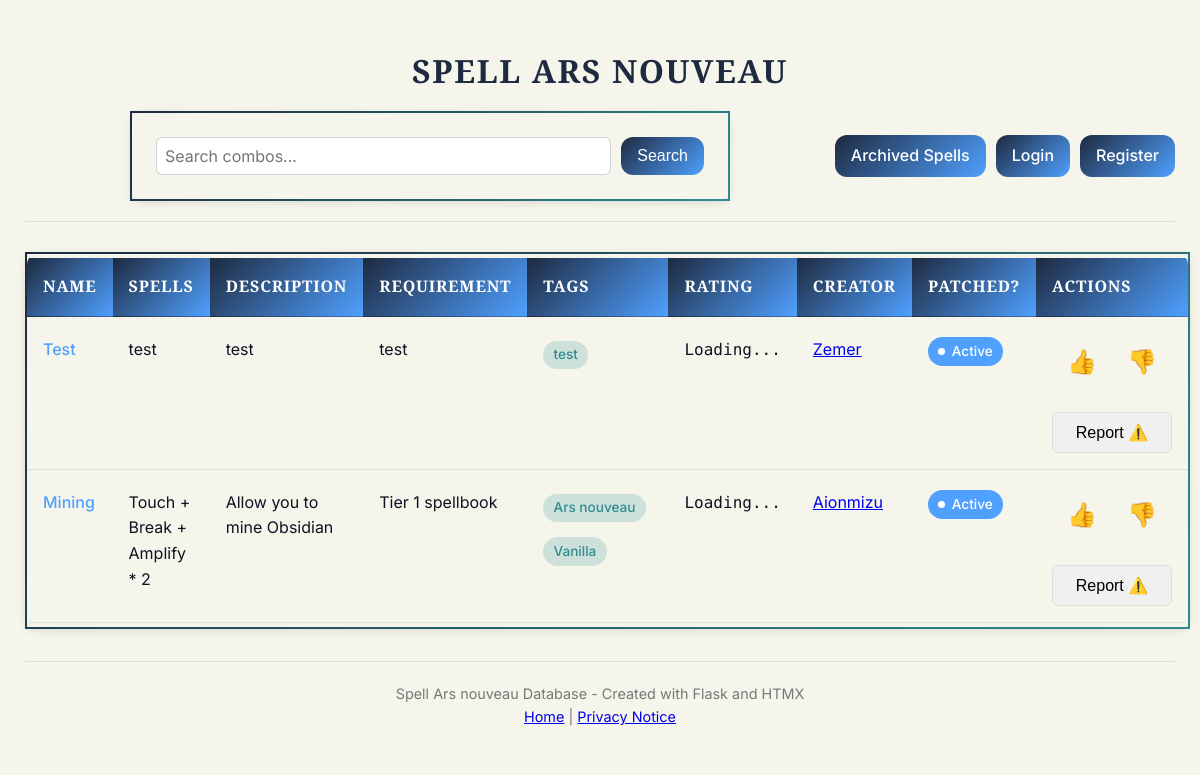
The page / on the database its author committed.
### tables this page shows
CREATE TABLE combos (
    id INTEGER PRIMARY KEY AUTOINCREMENT,
    name TEXT NOT NULL,
    spells TEXT NOT NULL,
    description TEXT,
    requirement TEXT,
    tags TEXT,
    creator TEXT,
    created_at DATETIME DEFAULT CURRENT_TIMESTAMP,
    patched BOOLEAN DEFAULT 0
);

### app.py (the view)
@app.route('/')
def index():
    db = get_db()
    search_query = request.args.get('search', '')
    if search_query:
        query = """
        SELECT * FROM combos
        WHERE (name LIKE ?
           OR spells LIKE ?
           OR description LIKE ?
           OR tags LIKE ?)
           AND patched = 0
        ORDER BY created_at DESC
        """
        search_param = f'%{search_query}%'
        combos = db.execute(query, (search_param, search_param, search_param, search_param)).fetchall()
    else:
        combos = db.execute("SELECT * FROM combos WHERE patched = 0 ORDER BY created_at DESC").fetchall()
    return render_template('index.html', combos=combos, search_query=search_query)

### app.py (called while the page is built)
def get_db():
    db = getattr(g, '_database', None)
    if db is None:
        db = g._database = sqlite3.connect(app.config['DATABASE'])
        db.row_factory = sqlite3.Row
        db.execute("PRAGMA journal_mode=WAL;")
        db.execute("PRAGMA busy_timeout=5000;")
        db.execute("PRAGMA foreign_keys=ON;")
    return db

@app.teardown_appcontext
def close_connection(exception):
    db = getattr(g, '_database', None)
    if db is not None:
        db.close()

### templates/index.html (shortened to what this page needs)
<!DOCTYPE html>
<html lang="en">
<head>
    <link rel="stylesheet" href="{{ url_for('static', filename='styles.css') }}">
</head>
<body>
    <header>
        <h1>Spell Ars Nouveau</h1>
        <div class="header-actions">
            <form action="{{ url_for('index') }}" method="GET" class="search-form">
                <input type="text" name="search" placeholder="Search combos..." value="{{ search_query or '' }}">
                <button type="submit" class="button">Search</button>
            </form>
            <div class="auth-buttons">
                <a href="{{ url_for('archive') }}" class="button">Archived Spells</a>
                {% if current_user.is_authenticated %}
                    <span class="user-greeting">Hello, {{ current_user.username }}!</span>
                    <a href="{{ url_for('profile', username=current_user.username) }}" class="button">My Profile</a>
                    <a href="{{ url_for('add_combo') }}" class="button">Add New Combo</a>
                    <a href="{{ url_for('logout') }}" class="button secondary">Logout</a>
                {% else %}
                    <a href="{{ url_for('login') }}" class="button">Login</a>
                    <a href="{{ url_for('register') }}" class="button">Register</a>
                {% endif %}
            </div>
        </div>
    </header>
    <main>
        <table>
            <thead>
                <tr>
                    <th>Name</th>
                    <th>Spells</th>
                    <th>Description</th>
                    <th>Requirement</th>
                    <th>Tags</th>
                    <th>Rating</th>
                    <th>Creator</th>
                    <th>Patched?</th>
                    <th>Actions</th>
                </tr>
            </thead>
            <tbody>
                {% for combo in combos %}
                <tr class="{% if combo.patched %}patched{% endif %}">
                    <td><a href="{{ url_for('spell_detail', cid=combo.id) }}" class="spell-link">{{ combo.name }}</a></td>
                    <td>{{ combo.spells }}</td>
                    <td>{{ combo.description }}</td>
                    <td>{{ combo.requirement }}</td>
                    <td>
                        {% if combo.tags %}
                            <div class="tag-container">
                                {% for tag in combo.tags.split(',') %}
                                    <span class="tag">{{ tag.strip() }}</span>
                                {% endfor %}
                            </div>
                        {% endif %}
                    </td>
                    <td id="rating-{{ combo.id }}"
                        hx-get="{{ url_for('get_rating', cid=combo.id) }}"
                        hx-trigger="load"
                        class="code">
                        Loading...
                    </td>
                    <td><a href="{{ url_for('profile', username=combo.creator) }}">{{ combo.creator }}</a></td>
                    <td><span class="chip {% if combo.patched %}patched{% else %}unpatched{% endif %}">{{ "Patched" if combo.patched else "Active" }}</span></td>
                    <td class="actions">
                        <div class="action-buttons">
                            <div class="vote-buttons">
                                <button class="vote-btn"
                                        hx-post="{{ url_for('vote', cid=combo.id) }}"
                                        hx-vals='{"vote": "1"}'
                                        hx-target="#rating-{{ combo.id }}"
                                        hx-swap="innerHTML">
                                    👍
                                </button>
                                <button class="vote-btn"
                                        hx-post="{{ url_for('vote', cid=combo.id) }}"
                                        hx-vals='{"vote": "0"}'
                                        hx-target="#rating-{{ combo.id }}"
                                        hx-swap="innerHTML">
                                    👎
                                </button>
                            </div>
                            <div class="report-dropdown">
                                <button class="report-btn">Report ⚠️</button>
                            </div>
                        </div>
                    </td>
                </tr>
                {% endfor %}
            </tbody>
        </table>
    </main>
    <footer>
        <p>Spell Ars nouveau Database - Created with Flask and HTMX</p>
        <p><a href="{{ url_for('index') }}">Home</a> | <a href="{{ url_for('privacy') }}">Privacy Notice</a></p>
    </footer>
</body>
</html>

### rows shown on the page
combos: name "Test", spells "test", description "test", requirement "test", strip "test", creator "Zemer", patched "Active"
combos: name "Mining", spells "Touch + Break + Amplify * 2", description "Allow you to mine Obsidian", requirement "Tier 1 spellbook", strip "Ars nouveau" "Vanilla", creator "Aionmizu", patched "Active"
